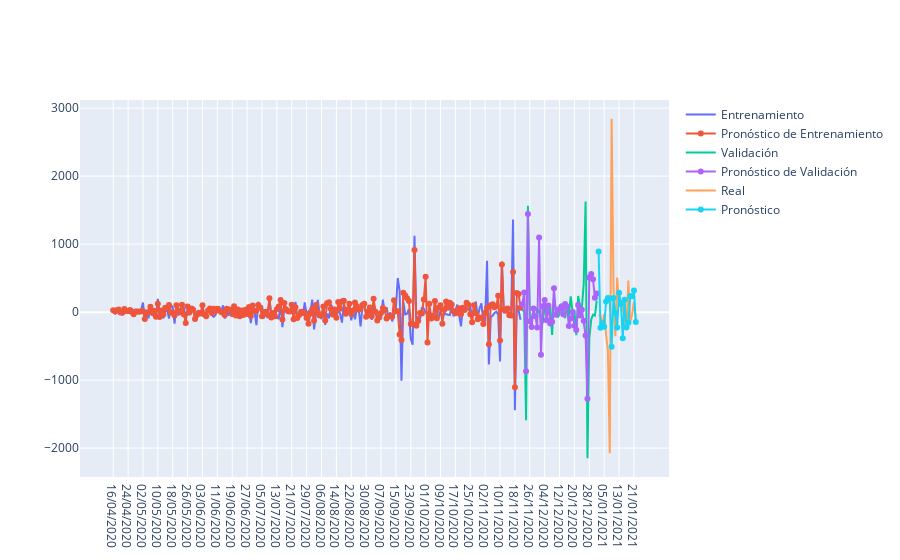

The code cell stored with this chart in its notebook:
### Code cell
print('The best performance is with Lr=')
print(Lr)
print('and rr=')
print(rr)
##Pruebas con otros L y r
#Lr = 20
#rr = 15

FRTrain, FRTest, FRcast, MRTrain, MRTest, MRFcast = Forecast_SVD_Final(Fechas, Residuos_df, N, Lr, n, rr, HP)
